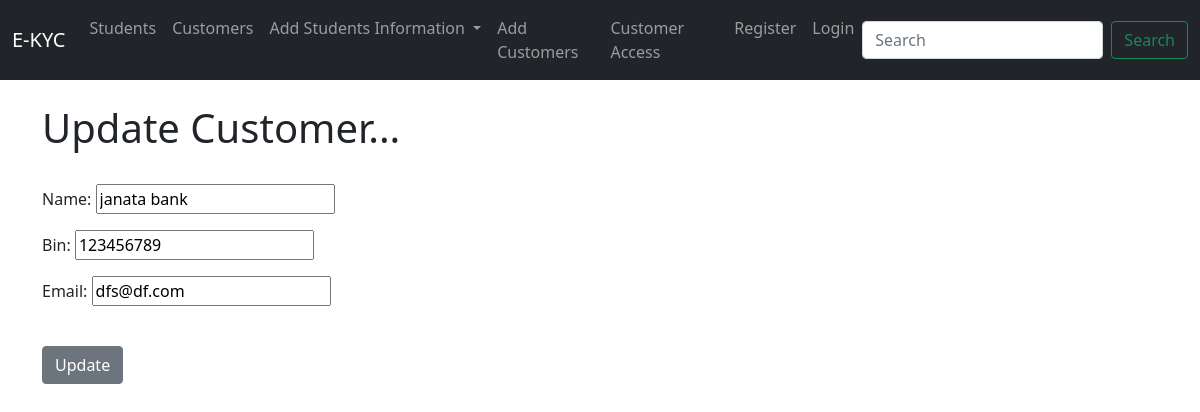
Page /update_customer/1 on the earlier database version.
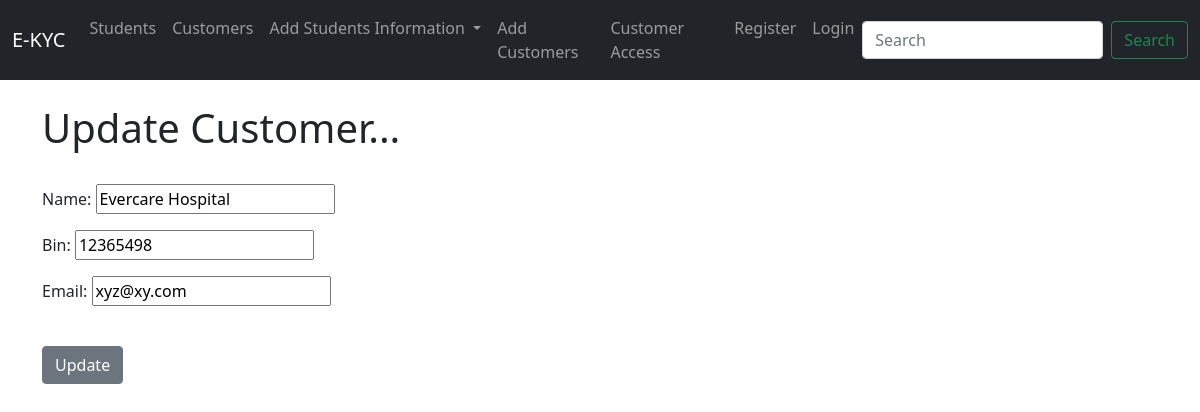
Same page on the later database version.
### mainapp/models.py (models this page shows, shortened)
class Customer(models.Model):
    name = models.CharField(max_length=30)
    bin = models.CharField(max_length=15)
    email = models.EmailField(max_length=40)

### mainapp/views.py (the view)
# urls.py: path('update_customer/<customer_id>', views.update_customer, name="update_customer"),
def update_customer(request, customer_id):
    customer = Customer.objects.get(pk=customer_id)
    form = CustomerForm(request.POST or None, instance= customer)
    if form.is_valid():
        form.save()
        return redirect('list_customers')
    return render(request, 'mainapp/update_customer.html',
    {"customer": customer,
    "form": form,
    })

### mainapp/forms.py
class CustomerForm(ModelForm):
    class Meta:
        model = Customer
        fields = "__all__"

### mainapp/templates/mainapp/update_customer.html (shortened to what this page needs)
{% extends 'mainapp/base.html' %}
{% block content %}
    <h1>Update Customer...</h1>
    <br/>
    <form action="" method="POST">
        {{ form.as_p}}
        <br/>
    <input type="submit" value="Update" class="btn btn-secondary">
{% endblock %}

Differences in the rows shown:
changed Customer: name "janata bank" → "Evercare Hospital"; bin "123456789" → "12365498"; email "dfs@df.com" → "xyz@xy.com"
